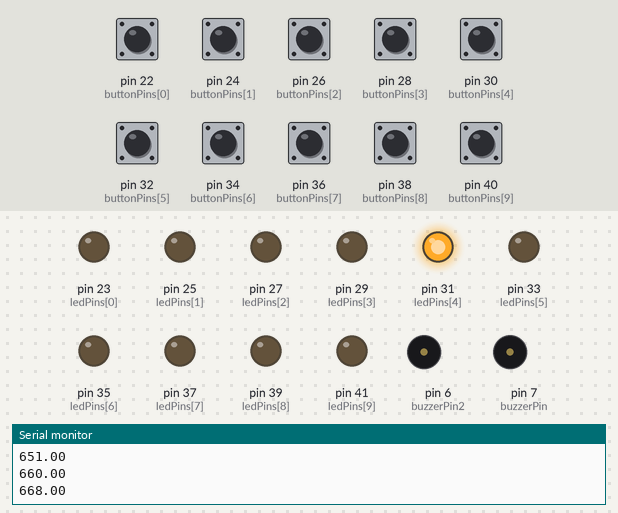
Bench run of a sketch on a simulated Arduino Mega 2560, built with avr-gcc and run on an emulated ATmega2560. Parts: output pins drawn as LEDs (lit = HIGH), buzzer (waves = sounding, pin HIGH), the last lines printed to the serial monitor. The inputs (shaded band) are chosen by the test bench; at power-on: pin 22 (buttonPins[0]), pin 24 (buttonPins[1]), pin 26 (buttonPins[2]), pin 28 (buttonPins[3]), pin 30 (buttonPins[4]), pin 32 (buttonPins[5]), pin 34 (buttonPins[6]), pin 36 (buttonPins[7]), pin 38 (buttonPins[8]), pin 40 (buttonPins[9]) LOW. Random numbers use the default seed unless the sketch sets one.

Above: at 3.8 s.
3.9 s: pin 30 (buttonPins[4]) pulled HIGH for 0.15 s
At 5.1 s:
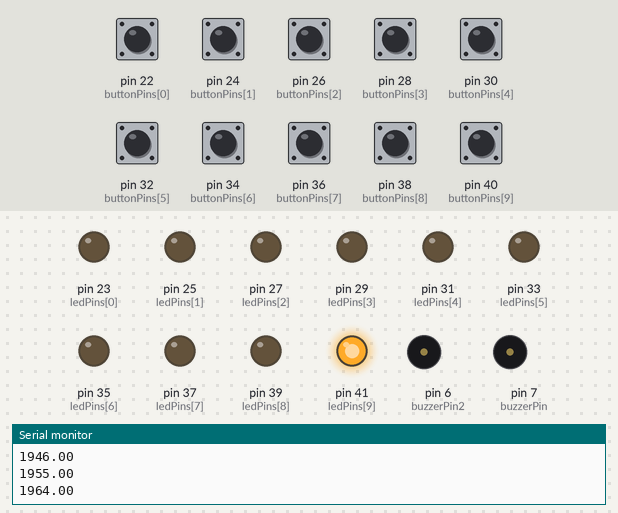
5.5 s: pin 40 (buttonPins[9]) pulled HIGH for 0.15 s
At 5.9 s:
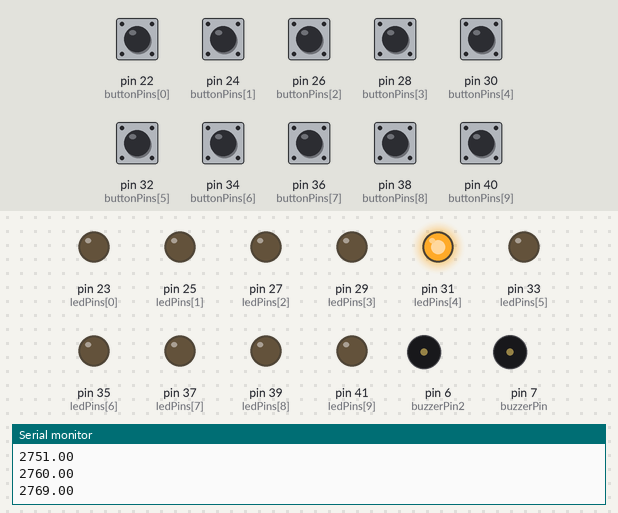
7.1 s: pin 30 (buttonPins[4]) pulled HIGH for 1 s
At 8.5 s:
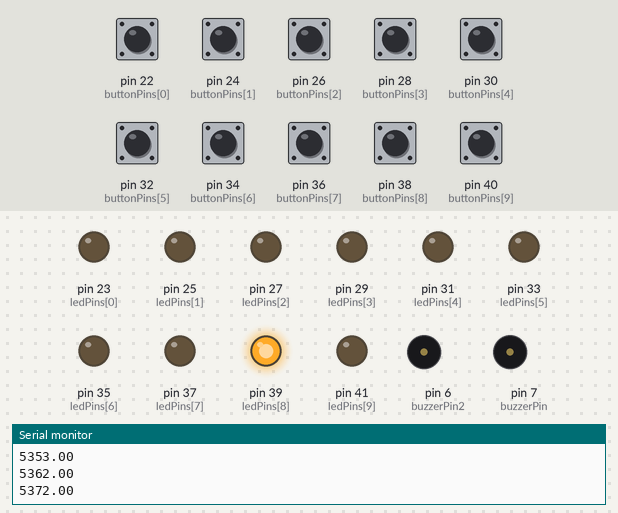
9.6 s: pin 38 (buttonPins[8]) pulled HIGH for 0.15 s
At 10.6 s:
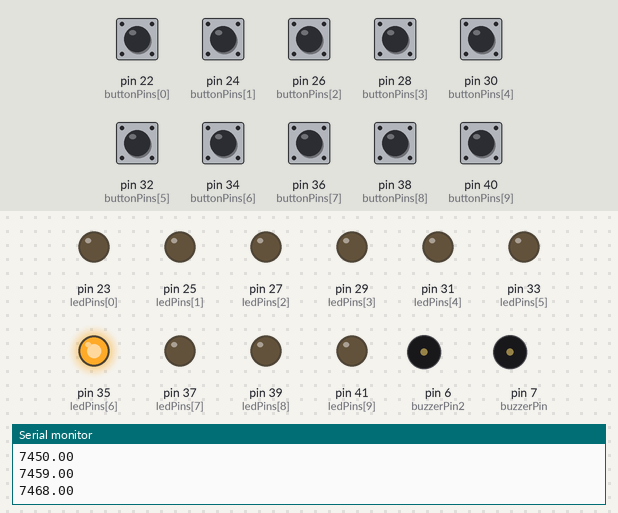
11.2 s: pin 34 (buttonPins[6]) pulled HIGH for 0.15 s
At 11.9 s:
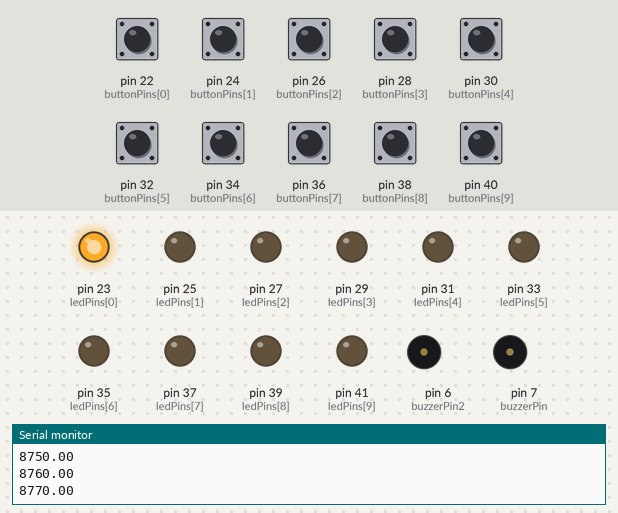
12.8 s: pin 22 (buttonPins[0]) pulled HIGH for 0.15 s
At 14.2 s:
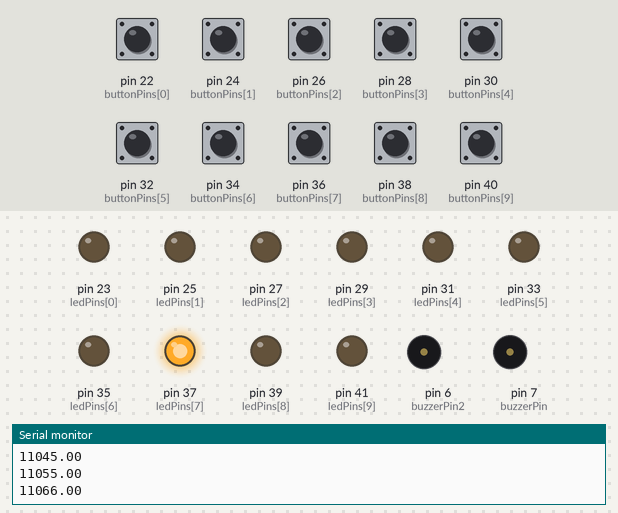
Timing chart, 0 to 15.4 s (numbered marks = the images above; inputs shaded):
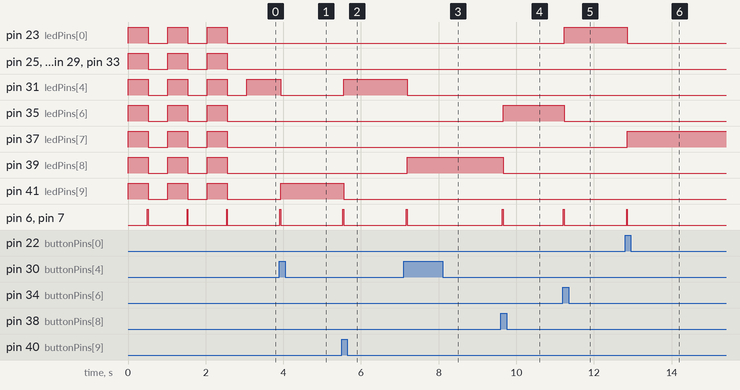

Measured:
- after the input at 3.9 s, pin 31 (ledPins[4]): HIGH → LOW at once; pin 41 (ledPins[9]): LOW → HIGH at once; pin 6 (buzzerPin2), pin 7 (buzzerPin): LOW → HIGH at once, → LOW 0.02 s later
- after the input at 5.5 s, pin 31 (ledPins[4]): LOW → HIGH after 0.05 s; pin 41 (ledPins[9]): HIGH → LOW after 0.05 s; pin 6 (buzzerPin2), pin 7 (buzzerPin): LOW → HIGH at once, → LOW 0.02 s later
- after the input at 7.1 s, pin 31 (ledPins[4]): HIGH → LOW after 0.09 s; pin 39 (ledPins[8]): LOW → HIGH after 0.09 s; pin 6 (buzzerPin2), pin 7 (buzzerPin): LOW → HIGH after 0.07 s, → LOW 0.02 s later
- after the input at 9.6 s, pin 35 (ledPins[6]): LOW → HIGH after 0.06 s; pin 39 (ledPins[8]): HIGH → LOW after 0.06 s; pin 6 (buzzerPin2), pin 7 (buzzerPin): LOW → HIGH at once, → LOW 0.02 s later
- after the input at 11.2 s, pin 23 (ledPins[0]): LOW → HIGH at once; pin 35 (ledPins[6]): HIGH → LOW at once; pin 6 (buzzerPin2), pin 7 (buzzerPin): LOW → HIGH at once, → LOW 0.02 s later
- after the input at 12.8 s, pin 23 (ledPins[0]): HIGH → LOW after 0.06 s; pin 37 (ledPins[7]): LOW → HIGH after 0.06 s; pin 6 (buzzerPin2), pin 7 (buzzerPin): LOW → HIGH at once, → LOW 0.02 s later
- by itself, pin 31 (ledPins[4]): alternates HIGH for 0.52 s and LOW for 0.50 s
- by itself, pin 6 (buzzerPin2), pin 7 (buzzerPin): alternates HIGH for 0.02 s and LOW for 1.0 s

The sketch:

mod3.ino
```cpp
boolean lastButtonsState[10];

boolean currentButtonsState[10];

boolean firstCicle = true;

int buttonPins[] = {22, 24, 26, 28, 30, 32, 34, 36, 38, 40};

int ledPins[] = {23, 25, 27, 29, 31, 33, 35, 37, 39, 41};

long countdown = 100000;

int lastNumber = NULL;

int currentNumber = -1;

float timer = 0;
int score = 0;

int buzzerPin = 7;
int buzzerPin2 = 6;
int delayValue = 20;

void setup()
{
  randomSeed(analogRead(0));
  pinMode(buzzerPin, OUTPUT);
  pinMode(buzzerPin2, OUTPUT);

  for (int i = 0; i < sizeof(buttonPins) / sizeof(buttonPins[0]); i++)
  {
    //Assegno i pin ai relativi bottoni e led.
    pinMode(buttonPins[i], INPUT);
    pinMode(ledPins[i], OUTPUT);

    //Riempio di false i due array.
    lastButtonsState[i] = false;
    currentButtonsState[i] = false;
  }

  Serial.begin(9600);
}

void loop()
{
  if (firstCicle)
  {
    boolean led = HIGH;
    for (int i = 0; i < 6; i++) {

      for (int j = 0; j < sizeof(ledPins) / sizeof(ledPins[0]); j++)
      {
        digitalWrite(ledPins[j], led);
      }
      delay(500);
      led = !led;
      if (i % 2 == 0) {

        digitalWrite(buzzerPin, HIGH);
        digitalWrite(buzzerPin2, HIGH);
        delay(delayValue);
        digitalWrite(buzzerPin, LOW);
        digitalWrite(buzzerPin2, LOW);
      }
    }
    timer = millis();
    lightLed();
    firstCicle = false;
  }

  for (int i = 0; i < sizeof(buttonPins) / sizeof(buttonPins[0]); i++)
  {
    currentButtonsState[i] = debounce(i);
    digitalRead(buttonPins[currentNumber]);

    if (currentButtonsState[i] == true && currentButtonsState[i] != lastButtonsState[i] && i == currentNumber)
    {
      score++;
      digitalWrite(buzzerPin, HIGH);
      digitalWrite(buzzerPin2, HIGH);
      delay(delayValue);
      digitalWrite(buzzerPin, LOW);
      digitalWrite(buzzerPin2, LOW);
      lightLed();
    }

    lastButtonsState[i] = currentButtonsState[i];
    Serial.println(millis() - timer);
    delay(1);

    if (millis() - timer >= countdown || score == 50)
    {
      Serial.println("Completed");
      for (int i = 0; i < sizeof(ledPins) / sizeof(ledPins[0]); i++)
      {
        digitalWrite(ledPins[i], LOW);
      }
      digitalWrite(buzzerPin, HIGH);
      digitalWrite(buzzerPin2, HIGH);
      delay(25 * delayValue);
      digitalWrite(buzzerPin, LOW);
      digitalWrite(buzzerPin2, LOW);
      exit(0);
    }
  }
}

boolean debounce(int n)
{
  boolean current = digitalRead(buttonPins[n]);
  if (lastButtonsState[n] != current)
  {
    delay(1);
    current = digitalRead(buttonPins[n]);
  }
  return current;
}

void lightLed()
{
  boolean a = true;
  while (a)
  {
    currentNumber = random(0, 10);

    if (currentNumber != lastNumber)
    {
      a = false;
    }
  }
  lastNumber = currentNumber;

  for (int i = 0; i < sizeof(ledPins) / sizeof(ledPins[0]); i++)
  {
    digitalWrite(ledPins[i], LOW);
  }
  digitalWrite(ledPins[currentNumber], HIGH);
}
```
